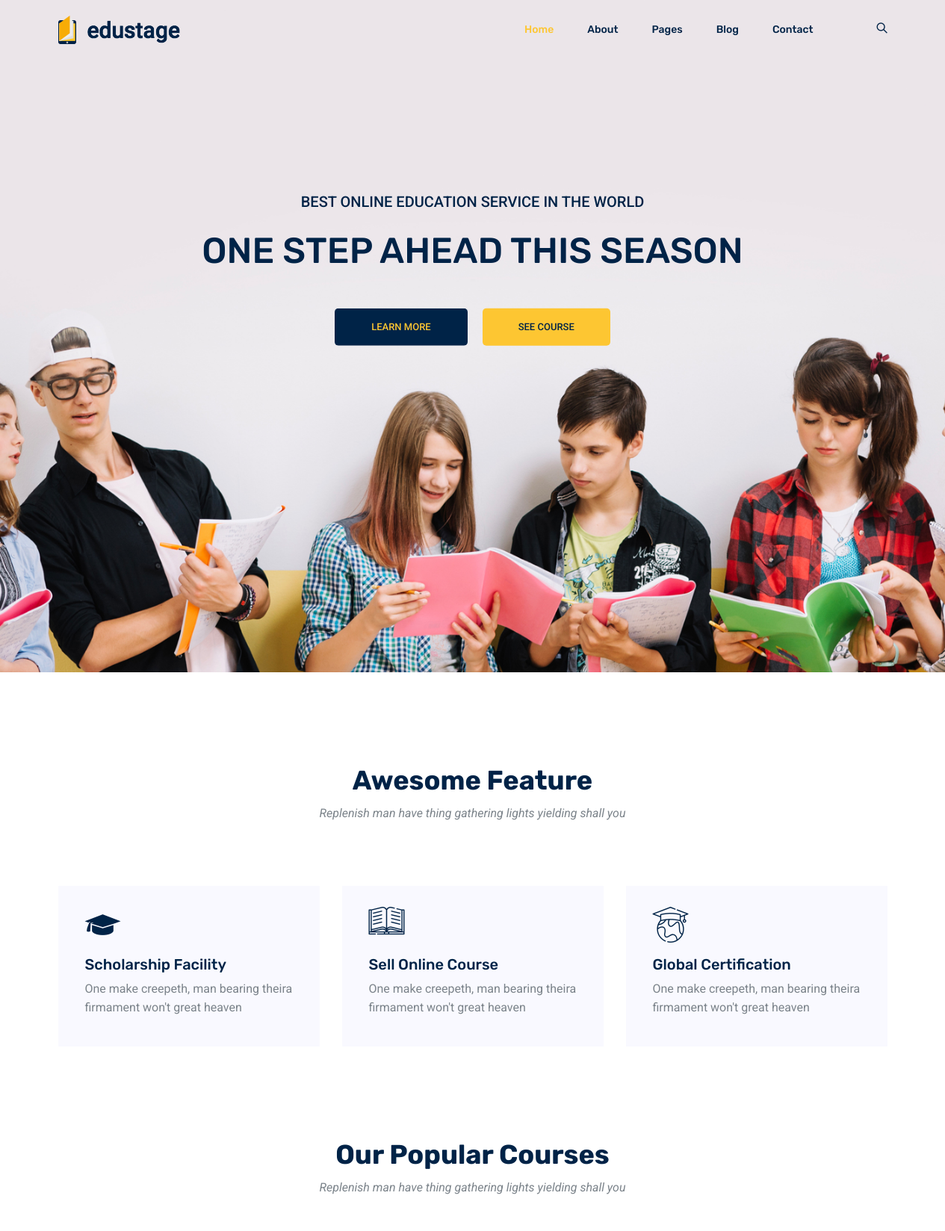
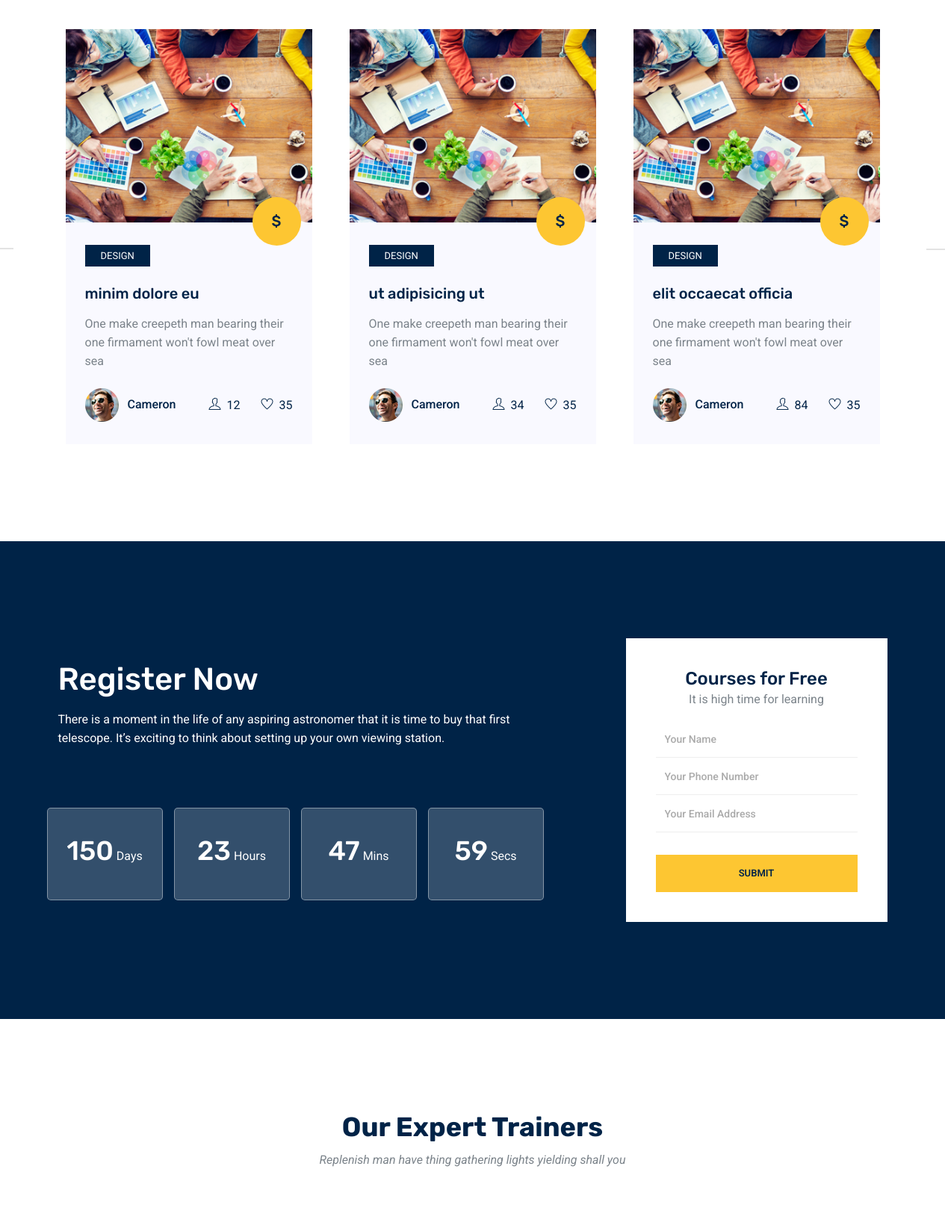
The page / (upper part) on the database its author committed (2 pictures, top to bottom).
### learning/models.py (models this page shows)
class Cours(models.Model):
    title = models.CharField(max_length=50)
    free = models.IntegerField()
    available_seats = models.IntegerField()
    _schedule = models.CharField(max_length=100, db_column='schedule')
    picture = models.ImageField(upload_to='cours', default='default.jpg')
    objectives = models.TextField()
    eligibility = models.TextField()
    trainer = models.ForeignKey(User, on_delete=models.CASCADE, null = True, related_name='cours')
    @property
    def schedule(self):
        s = json.loads(self._schedule)
        return f'{s[0]}.00 pm to {s[1]}.00 pm'

### learning/views.py (the view)
# urls.py: path('', views.index, name='index'),
def index(request):
    cours = Cours.objects.all()
    return render(request, 'learn/index.html',{'cours':cours})

### learning/templates/learn/index.html (shortened to what this page needs)
{% extends "main.html" %}
{% load static %}
{% block Content %}
    <section class="home_banner_area">
      <div class="banner_inner">
        <div class="container">
          <div class="row">
            <div class="col-lg-12">
              <div class="banner_content text-center">
                <p class="text-uppercase">
                  Best online education service In the world
                </p>
                <h2 class="text-uppercase mt-4 mb-5">
                  One Step Ahead This Season
                </h2>
                <div>
                  <a href="#" class="primary-btn2 mb-3 mb-sm-0">learn more</a>
                  <a href="#" class="primary-btn ml-sm-3 ml-0">see course</a>
                </div>
              </div>
            </div>
          </div>
        </div>
      </div>
    </section>
    <section class="feature_area section_gap_top">
      <div class="container">
        <div class="row justify-content-center">
          <div class="col-lg-5">
            <div class="main_title">
              <h2 class="mb-3">Awesome Feature</h2>
              <p>
                Replenish man have thing gathering lights yielding shall you
              </p>
            </div>
          </div>
        </div>
        <div class="row">
          <div class="col-lg-4 col-md-6">
            <div class="single_feature">
              <div class="icon"><span class="flaticon-student"></span></div>
              <div class="desc">
                <h4 class="mt-3 mb-2">Scholarship Facility</h4>
                <p>
                  One make creepeth, man bearing theira firmament won't great
                  heaven
                </p>
              </div>
            </div>
          </div>
          <div class="col-lg-4 col-md-6">
            <div class="single_feature">
              <div class="icon"><span class="flaticon-book"></span></div>
              <div class="desc">
                <h4 class="mt-3 mb-2">Sell Online Course</h4>
                <p>
                  One make creepeth, man bearing theira firmament won't great
                  heaven
                </p>
              </div>
            </div>
          </div>
          <div class="col-lg-4 col-md-6">
            <div class="single_feature">
              <div class="icon"><span class="flaticon-earth"></span></div>
              <div class="desc">
                <h4 class="mt-3 mb-2">Global Certification</h4>
                <p>
                  One make creepeth, man bearing theira firmament won't great
                  heaven
                </p>
              </div>
            </div>
          </div>
        </div>
      </div>
    </section>
    <div class="popular_courses">
      <div class="container">
        <div class="row justify-content-center">
          <div class="col-lg-5">
            <div class="main_title">
              <h2 class="mb-3">Our Popular Courses</h2>
              <p>
                Replenish man have thing gathering lights yielding shall you
              </p>
            </div>
          </div>
        </div>
        <div class="row">
          <div class="col-lg-12">
            <div class="owl-carousel active_course">
                {% for cour in cours %}
                    <div class="single_course">
                <div class="course_head">
                  <img class="img-fluid" src="{{cour.picture.url}}" alt="" />
                </div>
                <div class="course_content">
                  <span class="price">${{ cour.fee }}</span>
                  <span class="tag mb-4 d-inline-block">design</span>
                  <h4 class="mb-3">
                    <a href="{% url 'cours_detail' cour.id %}">{{ cour.title }}</a>
                  </h4>
                  <p>
                    One make creepeth man bearing their one firmament won't fowl
                    meat over sea
                  </p>
                  <div
                    class="course_meta d-flex justify-content-lg-between align-items-lg-center flex-lg-row flex-column mt-4"
                  >
                    <div class="authr_meta">
                      <img src="{% static "img/courses/author1.png" %}" alt="" />
                      <span class="d-inline-block ml-2">Cameron</span>
                    </div>
                    <div class="mt-lg-0 mt-3">
                      <span class="meta_info mr-4">
                        <a href="#"> <i class="ti-user mr-2"></i>{{ cour.available_seats}} </a>
                      </span>
                      <span class="meta_info"
                        ><a href="#"> <i class="ti-heart mr-2"></i>35 </a></span
                      >
                    </div>
                  </div>
                </div>
              </div>
                {% endfor %}
            </div>
          </div>
        </div>
      </div>
    </div>
    <div class="section_gap registration_area">
      <div class="container">
        <div class="row align-items-center">
          <div class="col-lg-7">
            <div class="row clock_sec clockdiv" id="clockdiv">
              <div class="col-lg-12">
                <h1 class="mb-3">Register Now</h1>
                <p>
                  There is a moment in the life of any aspiring astronomer that
                  it is time to buy that first telescope. It’s exciting to think
                  about setting up your own viewing station.
                </p>
              </div>
              <div class="col clockinner1 clockinner">
                <h1 class="days">150</h1>
                <span class="smalltext">Days</span>
              </div>
              <div class="col clockinner clockinner1">
                <h1 class="hours">23</h1>
                <span class="smalltext">Hours</span>
              </div>
              <div class="col clockinner clockinner1">
                <h1 class="minutes">47</h1>
                <span class="smalltext">Mins</span>
              </div>
              <div class="col clockinner clockinner1">
                <h1 class="seconds">59</h1>
                <span class="smalltext">Secs</span>
              </div>
            </div>
          </div>
          <div class="col-lg-4 offset-lg-1">
            <div class="register_form">
              <h3>Courses for Free</h3>
              <p>It is high time for learning</p>
              <form
                class="form_area"
                id="myForm"
                action="mail.html"
                method="post"
              >
                <div class="row">
                  <div class="col-lg-12 form_group">
                    <input
                      name="name"
                      placeholder="Your Name"
                      required=""
                      type="text"
                    />
                    <input
                      name="name"
                      placeholder="Your Phone Number"
                      required=""
                      type="tel"
                    />
                    <input
                      name="email"
                      placeholder="Your Email Address"
                      pattern="[A-Za-z0-9._%+-]+@[A-Za-z0-9.-]+\.[A-Za-z]{1,63}$"
                      required=""
                      type="email"
                    />
                  </div>
                  <div class="col-lg-12 text-center">
                    <button class="primary-btn">Submit</button>
                  </div>
                </div>
              </form>
            </div>
          </div>
        </div>
      </div>
    </div>
    <section class="trainer_area section_gap_top">
      <div class="container">
        <div class="row justify-content-center">
          <div class="col-lg-5">
            <div class="main_title">
              <h2 class="mb-3">Our Expert Trainers</h2>
              <p>
                Replenish man have thing gathering lights yielding shall you
              </p>
            </div>
          </div>
        </div>
      </div>
    </section>
{% endblock %}

### rows shown on the page
Cours: picture (picture), title "minim dolore eu", available_seats "12"
Cours: picture (placeholder picture), title "ut adipisicing ut", available_seats "34"
Cours: picture (placeholder picture), title "elit occaecat officia", available_seats "84"
